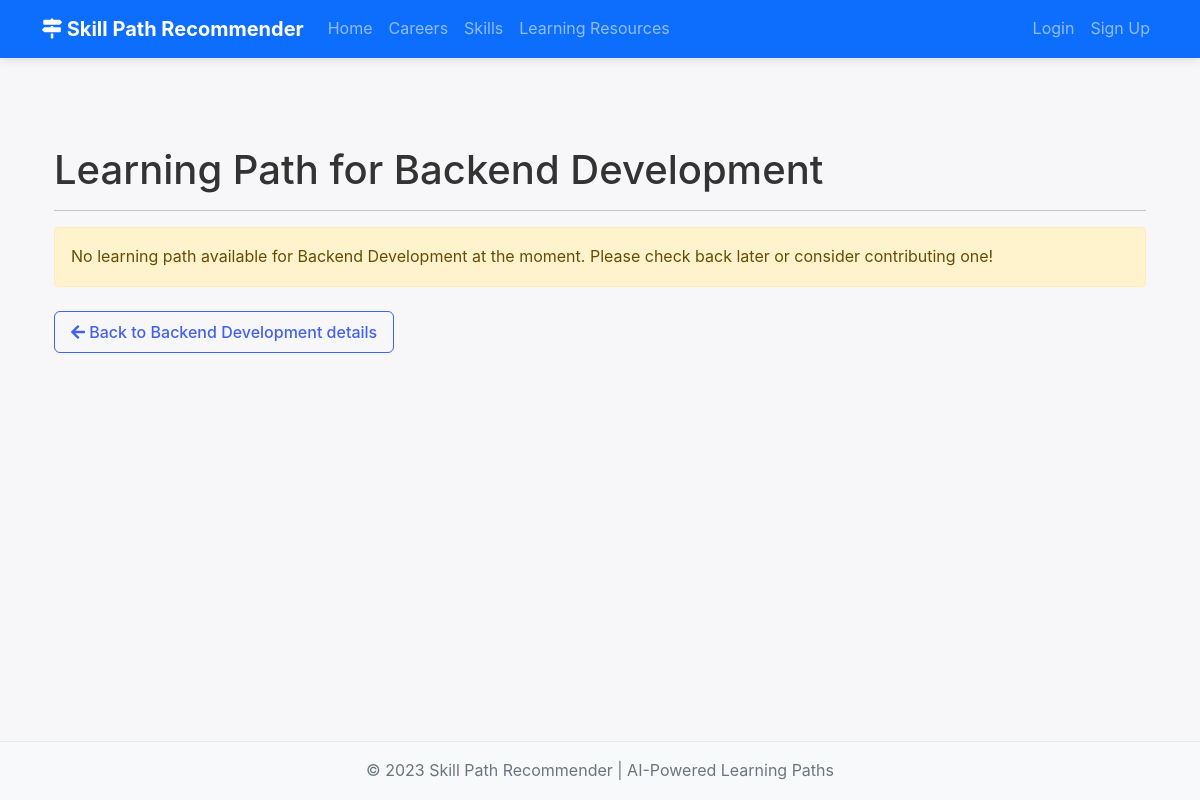
The app's page /learning-paths/career/1/, older data.
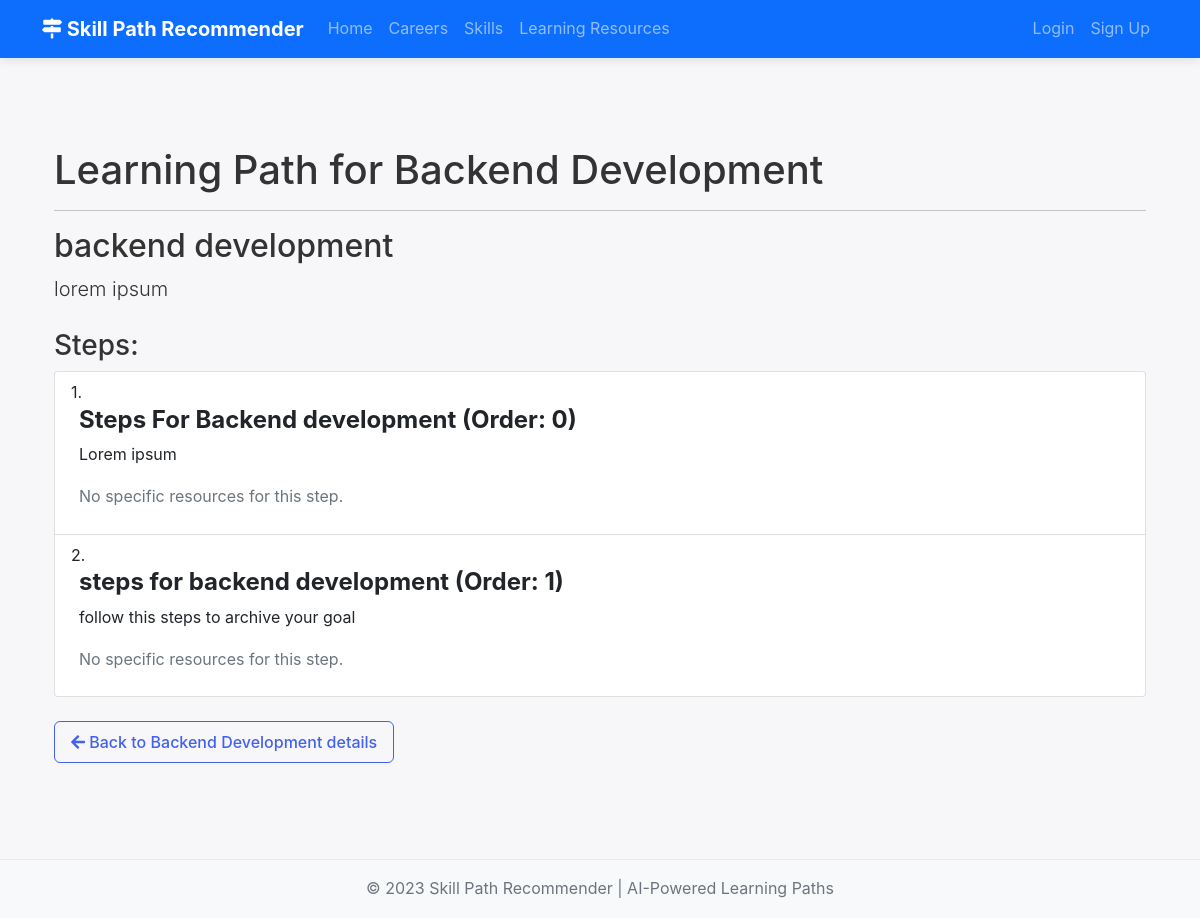
The same page, newer data.
### careers/models.py (models this page shows, shortened)
class Career(models.Model):
    name = models.CharField(max_length=100)
    slug = models.SlugField(max_length=120, unique=True)
    description = models.TextField()
    category = models.CharField(max_length=50, blank=True)
    average_salary = models.CharField(max_length=50, blank=True)
    job_outlook = models.TextField(blank=True)
    required_education = models.CharField(max_length=100, blank=True)
    created_at = models.DateTimeField(auto_now_add=True)
    updated_at = models.DateTimeField(auto_now=True)

### learning_paths/models.py (models this page shows, shortened)
class LearningPath(models.Model):
    title = models.CharField(max_length=200)
    description = models.TextField()
    user = models.ForeignKey(User, on_delete=models.CASCADE, related_name='created_paths')
    users = models.ManyToManyField(User, related_name='enrolled_paths', blank=True)
    career = models.ForeignKey(Career, on_delete=models.CASCADE, related_name='learning_paths_for_career')
    skills = models.ManyToManyField(Skill, related_name='learning_paths_targeting_skill', blank=True)
    duration_weeks = models.PositiveIntegerField(default=0, help_text="Estimated completion time in weeks")
    is_public = models.BooleanField(default=False, help_text="Whether path is visible to other users")
    created_at = models.DateTimeField(auto_now_add=True)
    updated_at = models.DateTimeField(auto_now=True)

class PathStep(models.Model):
    STEP_TYPES = (
        ('skill', 'Learn Skill'),
        ('resource', 'Complete Resource'),
        ('project', 'Complete Project'),
        ('assessment', 'Pass Assessment'),
    )
    learning_path = models.ForeignKey(LearningPath, on_delete=models.CASCADE, related_name='steps')
    title = models.CharField(max_length=200)
    description = models.TextField()
    step_type = models.CharField(max_length=20, choices=STEP_TYPES, default='resource')
    order = models.PositiveIntegerField(help_text="Order of the step in the path")
    skill_to_learn = models.ForeignKey(Skill, on_delete=models.SET_NULL, null=True, blank=True, related_name="path_steps_for_skill")
    resources = models.ManyToManyField(LearningResource, blank=True, related_name='path_steps_featuring_resource') # Now ManyToMany
    estimated_hours = models.PositiveIntegerField(default=0, help_text="Estimated hours to complete this step")
    created_at = models.DateTimeField(auto_now_add=True)
    updated_at = models.DateTimeField(auto_now=True)
    class Meta:
        ordering = ['order']
        unique_together = ('learning_path', 'order')

### learning_paths/views.py (the view)
# urls.py: path('career/<int:career_id>/', views.learning_path_for_career_view, name='learning_path_for_career'),
def learning_path_for_career_view(request, career_id):
    career = get_object_or_404(Career, pk=career_id)
    learning_path = LearningPath.objects.filter(career=career).first()
    steps = []
    if learning_path:
        steps = learning_path.steps.all()
    context = {
        'career': career,
        'learning_path': learning_path,
        'steps': steps
    }
    return render(request, 'learning_paths/path_detail.html', context)

### templates/learning_paths/path_detail.html (shortened to what this page needs)
{% extends 'base.html' %}
{% load static %}
{% block content %}
<div class="container mt-4">
    <h1>Learning Path for {{ career.name }}</h1>
    <hr>
    {% if learning_path %}
        <h2>{{ learning_path.title }}</h2>
        {% if learning_path.description %}
            <p class="lead">{{ learning_path.description }}</p>
        {% endif %}
        <h3 class="mt-4">Steps:</h3>
        {% if steps %}
            <ol class="list-group list-group-numbered">
                {% for step in steps %}
                <li class="list-group-item d-flex justify-content-between align-items-start flex-column">
                    <div class="ms-2 me-auto">
                        <h4 class="fw-bold">{{ step.title }} (Order: {{ step.order }})</h4>
                        <p>{{ step.description }}</p>
                        {% if step.resources.all %}
                            <h5>Resources:</h5>
                            <ul class="list-unstyled">
                                {% for resource in step.resources.all %}
                                <li>
                                    <a href="{{ resource.url }}" target="_blank" rel="noopener noreferrer">{{ resource.title }}</a> ({{ resource.get_resource_type_display }})
                                    {% if resource.estimated_hours %}
                                        <span class="badge bg-secondary rounded-pill">{{ resource.estimated_hours }} hrs</span>
                                    {% endif %}
                                </li>
                                {% endfor %}
                            </ul>
                        {% else %}
                            <p class="text-muted">No specific resources for this step.</p>
                        {% endif %}
                    </div>
                </li>
                {% endfor %}
            </ol>
        {% else %}
            <div class="alert alert-info" role="alert">
                <p class="mb-0">No steps defined for this learning path yet.</p>
            </div>
        {% endif %}
    {% else %}
        <div class="alert alert-warning" role="alert">
            <p class="mb-0">No learning path available for {{ career.name }} at the moment. Please check back later or consider contributing one!</p>
        </div>
    {% endif %}
    <div class="mt-4">
        <a href="{% url 'careers:career_detail' career.id %}" class="btn btn-outline-primary">
            <i class="fas fa-arrow-left"></i> Back to {{ career.name }} details
        </a>
    </div>
</div>
{% endblock %}

### templates/base.html (shortened to what this page needs)
<!DOCTYPE html>
<html lang="en">
<head>
    <link href="https://cdn.jsdelivr.net/npm/bootstrap@5.1.3/dist/css/bootstrap.min.css" rel="stylesheet">
    <link rel="stylesheet" href="https://cdnjs.cloudflare.com/ajax/libs/font-awesome/5.15.4/css/all.min.css" />
    {% load static %}
    <link rel="stylesheet" href="{% static 'css/main.css' %}">
</head>
<body>
    <nav class="navbar navbar-expand-lg navbar-dark bg-primary">
        <div class="container">
            <a class="navbar-brand" href="{% url 'home' %}">
                <i class="fas fa-map-signs"></i> Skill Path Recommender
            </a>
            <div class="collapse navbar-collapse" id="navbarNav">
                <ul class="navbar-nav me-auto">
                    <li class="nav-item">
                        <a class="nav-link {% if request.resolver_match.url_name == 'home' %}active{% endif %}" href="{% url 'home' %}">Home</a>
                    </li>
                    <li class="nav-item">
                        <a class="nav-link {% if 'careers' in request.path %}active{% endif %}" href="{% url 'careers:careers_list' %}">Careers</a>
                    </li>
                    <li class="nav-item">
                        <a class="nav-link {% if request.resolver_match.url_name == 'skills_list' %}active{% endif %}" href="{% url 'careers:skills_list' %}">Skills</a>
                    </li>
                    <li class="nav-item">
                        <a class="nav-link {% if request.resolver_match.url_name == 'resources_list' %}active{% endif %}" href="{% url 'careers:resources_list' %}">Learning Resources</a>
                    </li>
                </ul>
                <ul class="navbar-nav">
                    {% if user.is_authenticated %}
                    <li class="nav-item">
                        <a class="nav-link {% if request.resolver_match.app_name == 'accounts' and request.resolver_match.url_name == 'dashboard' %}active{% endif %}" href="{% url 'accounts:dashboard' %}">
                            <i class="fas fa-tachometer-alt"></i> Dashboard
                        </a>
                    </li>
                    <li class="nav-item dropdown">
                        <a class="nav-link dropdown-toggle" href="#" id="navbarDropdown" role="button" data-bs-toggle="dropdown" aria-expanded="false">
                            <i class="fas fa-user"></i> {{ user.username }}
                        </a>
                        <ul class="dropdown-menu dropdown-menu-end" aria-labelledby="navbarDropdown">
                            <li><a class="dropdown-item" href="{% url 'accounts:profile_update' %}">Profile</a></li>
                            <li><hr class="dropdown-divider"></li>
                            <li>
                                <form method="post" action="{% url 'accounts:logout' %}" style="display: inline;">
                                    {% csrf_token %}
                                    <button type="submit" class="dropdown-item">Logout</button>
                                </form>
                            </li>
                        </ul>
                    </li>
                    {% else %}
                    <li class="nav-item">
                        <a class="nav-link {% if request.resolver_match.app_name == 'accounts' and request.resolver_match.url_name == 'login' %}active{% endif %}" href="{% url 'accounts:login' %}">Login</a>
                    </li>
                    <li class="nav-item">
                        <a class="nav-link {% if request.resolver_match.app_name == 'accounts' and request.resolver_match.url_name == 'signup' %}active{% endif %}" href="{% url 'accounts:signup' %}">Sign Up</a>
                    </li>
                    {% endif %}
                </ul>
            </div>
        </div>
    </nav>
    <main class="container my-4">
        {% block content %}{% endblock %}
    </main>
    <footer class="footer py-3 bg-light mt-5">
        <div class="container text-center">
            <span class="text-muted">&copy; 2023 Skill Path Recommender | AI-Powered Learning Paths</span>
        </div>
    </footer>
</body>
</html>

### static/css/main.css (style rules this page uses)
:root { --primary: #4361ee; --primary-dark: #3347c2; --secondary: #7209b7; --success: #38b000; --info: #4cc9f0; --warning: #ffbe0b; --danger: #e63946; --light: #f8f9fa; --dark: #212529; --gray: #6c757d; --gray-light: #e9ecef; }
body { font-family: 'Inter', 'Segoe UI', Roboto, 'Helvetica Neue', sans-serif; line-height: 1.6; color: #333; background-color: #f7f7f9; min-height: 100vh; display: flex; flex-direction: column; }
main { flex: 1; padding: 1.5rem 0; }
a { color: var(--primary); text-decoration: none; }
.navbar { box-shadow: 0 2px 10px rgba(0,0,0,0.1); background-color: white; }
.navbar-brand { font-weight: 700; color: var(--primary); }
.btn { border-radius: 0.375rem; font-weight: 500; padding: 0.5rem 1rem; }
.btn-outline-primary { color: var(--primary); border-color: var(--primary); }
footer { background-color: #fff; border-top: 1px solid var(--gray-light); padding: 2rem 0; margin-top: auto; }

Row changes from the older to the newer data that the page shows:
shown differently, row unchanged: Career "Backend Development": name "Backend Development" → (not shown)
added LearningPath: title "backend development", description "lorem ipsum"
added PathStep: title "Steps For Backend development", order "0", description "Lorem ipsum", shows "No specific resources for this step."
added PathStep: title "steps for backend development", order "1", description "follow this steps to archive your goal", shows "No specific resources for this step."
Text that changed along with them:
text no longer shown: "No learning path available for at the moment. Please check back later or consider contributing one!"
text now shown: "Steps:"
